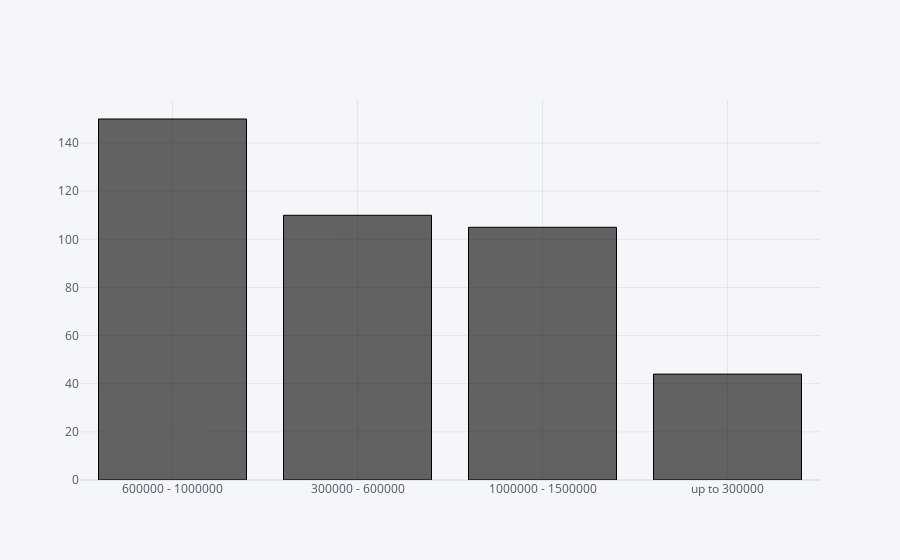

Notebook source saved alongside this figure:
### Markdown cell above
To summarize above graph in short,the most jobs asre in Chennai

### Code cell
df['Salary per annual'].value_counts()[0:8].iplot(kind='bar',colors='black')

### Figure 1 — Plotly figure (JSON) as saved in the notebook; plotly's stock layout.template omitted (floating-point values rounded to 4 significant figures)
{"data": [{"marker": {"color": "rgba(0, 0, 0, 0.6)", "line": {"color": "rgba(0, 0, 0, 1)", "width": 1}}, "name": "Salary per annual", "orientation": "v", "text": "", "type": "bar", "x": ["600000 - 1000000", "300000 - 600000", "1000000 - 1500000", "up to 300000"], "y": [150, 110, 105, 44]}], "layout": {"autosize": true, "legend": {"bgcolor": "#F5F6F9", "font": {"color": "#4D5663"}}, "paper_bgcolor": "#F5F6F9", "plot_bgcolor": "#F5F6F9", "title": {"font": {"color": "#4D5663"}}, "xaxis": {"autorange": true, "gridcolor": "#E1E5ED", "range": [-0.5, 3.5], "showgrid": true, "tickfont": {"color": "#4D5663"}, "title": {"font": {"color": "#4D5663"}, "text": ""}, "type": "category", "zerolinecolor": "#E1E5ED"}, "yaxis": {"autorange": true, "gridcolor": "#E1E5ED", "range": [0, 157.9], "showgrid": true, "tickfont": {"color": "#4D5663"}, "title": {"font": {"color": "#4D5663"}, "text": ""}, "type": "linear", "zerolinecolor": "#E1E5ED"}}}
